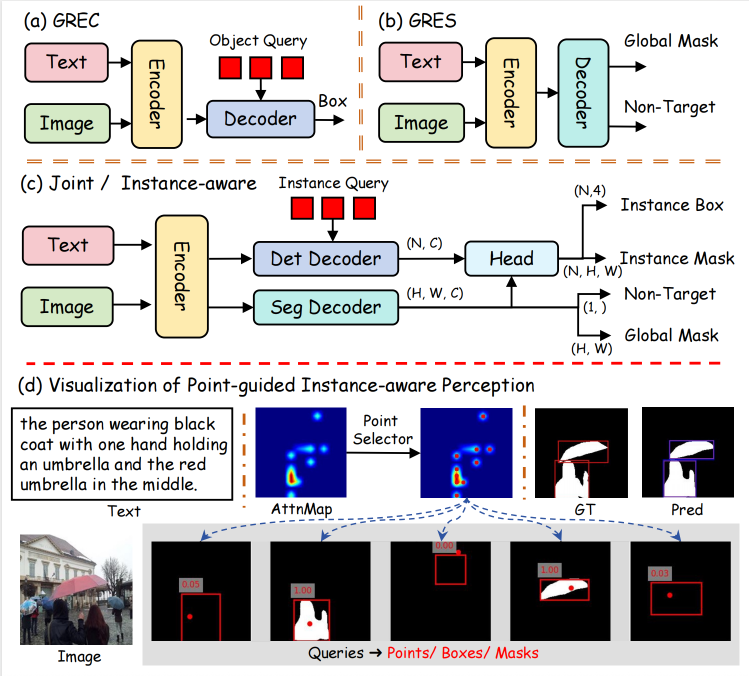
#> input picture asserts/m2vg.jpg, 1498 x 1352 px (shown at 1/2 size)
$ python extract_flowchart_assets.py ../asserts/m2vg.jpg out
#> lines starting #> are read from the running program, lines starting #| are printed output that depends on the picture
from pathlib import Path
import sys

from PIL import Image, ImageOps


def crop_with_border(image, box, out_path, border=0):
    crop = image.crop(box)
    if border:
        crop = ImageOps.expand(crop, border=border, fill="white")
    crop.save(out_path)


def main():
    if len(sys.argv) != 3:
        raise SystemExit("Usage: extract_flowchart_assets.py <source_png> <output_dir>")

    source = Path(sys.argv[1])
    out_dir = Path(sys.argv[2])
    out_dir.mkdir(parents=True, exist_ok=True)

    image = Image.open(source).convert("RGB")

    crops = {
        "primary_top.png": (70, 295, 245, 475),
        "primary_single.png": (70, 900, 220, 1070),
        "grounding_output.png": (2465, 330, 2800, 575),
        "no_target.png": (2565, 1015, 2800, 1240),
    }

    for name, box in crops.items():
        crop_with_border(image, box, out_dir / name, border=2)
#> this loop made 4 passes
#> pass 1, in crop_with_border, `crop = image.crop(box)`:
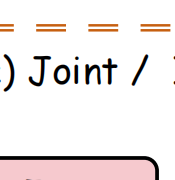
#> crop: PIL image 175x180 RGB; mean R, G, B 240, 233.9, 233.1
#> pass 1, in crop_with_border, `crop = ImageOps.expand(crop, border=border, fill="white")`:
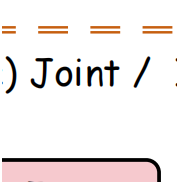
#> crop: PIL image 179x184 RGB; mean R, G, B 240.7, 234.8, 234.1
#> pass 2, in crop_with_border (call 2), `crop = image.crop(box)`:
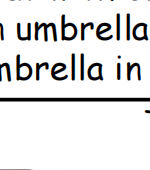
#> crop: PIL image 150x170 RGB; mean R, G, B 227.6, 227.7, 227.7
#> pass 2, in crop_with_border (call 2), `crop = ImageOps.expand(crop, border=border, fill="white")`:
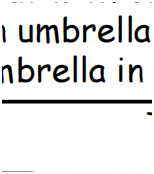
#> crop: PIL image 154x174 RGB; mean R, G, B 228.9, 229, 229

    print(f"Extracted {len(crops)} assets to {out_dir}")


if __name__ == "__main__":
    main()
